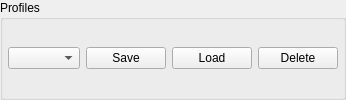
        <widget class="QGroupBox" name="profilesGroup">
         <property name="minimumSize">
          <size>
           <width>0</width>
           <height>0</height>
          </size>
         </property>
         <property name="title">
          <string>Profiles</string>
         </property>
         <property name="flat">
          <bool>true</bool>
         </property>
         <layout class="QHBoxLayout" name="horizontalLayout_4" stretch="2,0,0,0">
          <property name="leftMargin">
           <number>5</number>
          </property>
          <property name="topMargin">
           <number>5</number>
          </property>
          <property name="rightMargin">
           <number>5</number>
          </property>
          <property name="bottomMargin">
           <number>5</number>
          </property>
          <item>
           <widget class="QComboBox" name="comboProfiles"/>
          </item>
          <item>
           <widget class="QPushButton" name="pushButton">
            <property name="styleSheet">
             <string notr="true">min-width: 55px;</string>
            </property>
            <property name="text">
             <string>Save</string>
            </property>
           </widget>
          </item>
          <item>
           <widget class="QPushButton" name="buttonProfiles">
            <property name="styleSheet">
             <string notr="true">min-width: 55px;</string>
            </property>
            <property name="text">
             <string>Load</string>
            </property>
           </widget>
          </item>
          <item>
           <widget class="QPushButton" name="pushButton_2">
            <property name="styleSheet">
             <string notr="true">min-width: 55px;</string>
            </property>
            <property name="text">
             <string>Delete</string>
            </property>
           </widget>
          </item>
         </layout>
        </widget>
